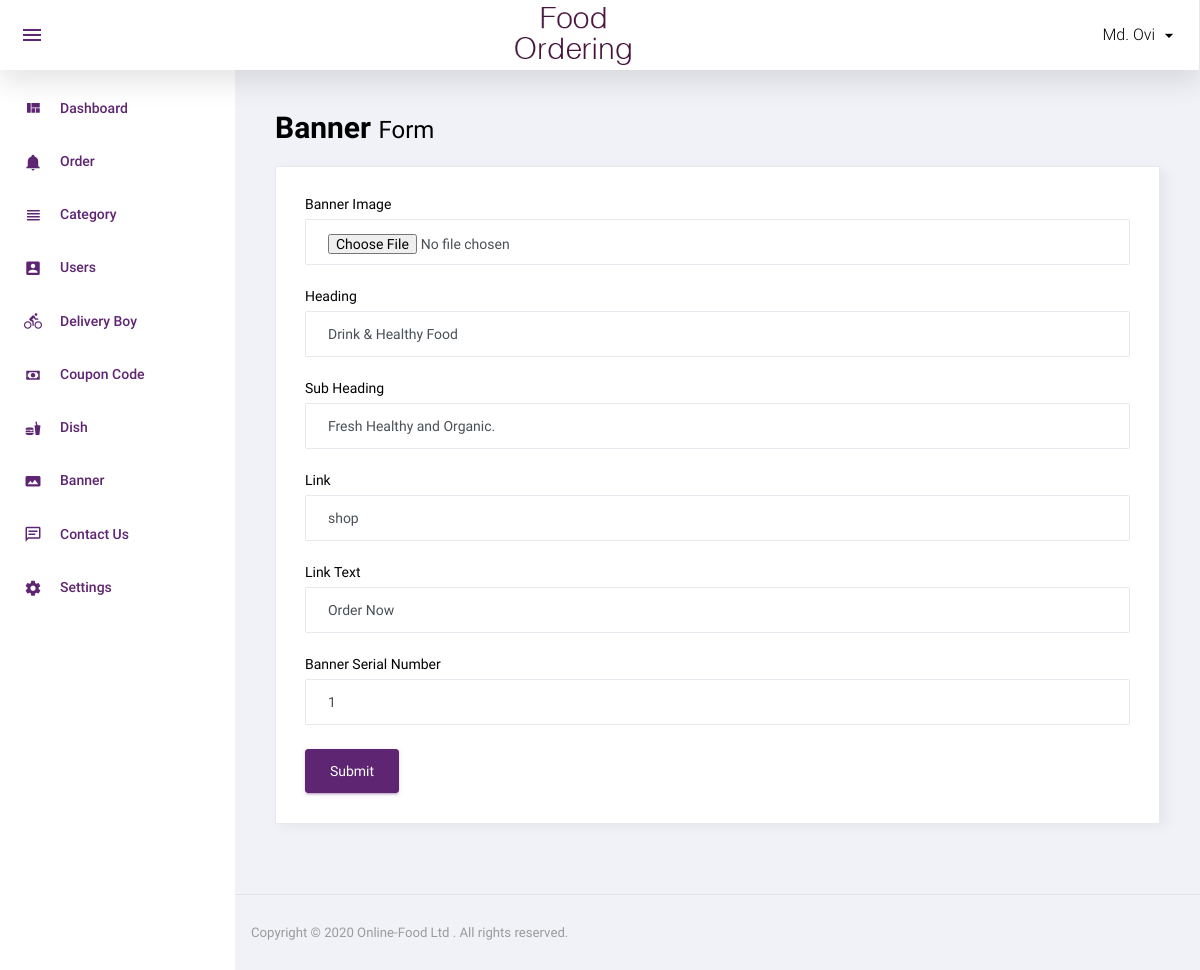
Page /admin/add_banner.php?id=3 (signed in) on the committed database.
### tables this page shows
CREATE TABLE `banner` (
  `id` int(11) NOT NULL,
  `image` varchar(100) NOT NULL,
  `heading` varchar(500) NOT NULL,
  `sub_heading` varchar(500) NOT NULL,
  `link` varchar(100) NOT NULL,
  `link_text` varchar(100) NOT NULL,
  `banner_serial_number` int(11) NOT NULL,
  `status` int(11) NOT NULL,
  `added_on` datetime NOT NULL
);

### function.inc.php (called while the page is built, shortened)
<?php
    function get_safe_value($con, $val){
        if($val != ''){
            $val = trim($val);
            return strip_tags(mysqli_real_escape_string($con, $val));
        }
    }
        ?>

### admin/add_banner.php (the view, shortened to what this page needs)
<?php
    include('top.php');
    $heading='';
    $sub_heading='';
    $link='';
    $link_text='';
    $banner_serial_number='';
    $image_required='required';
    if(isset($_GET['id']) && $_GET['id']>0){
        $id = get_safe_value($con,$_GET['id']);
        $row=mysqli_fetch_assoc(mysqli_query($con,"SELECT * FROM banner WHERE id='$id'"));
        $heading=$row['heading'];
        $sub_heading=$row['sub_heading'];
        $link=$row['link'];
        $link_text=$row['link_text'];
        $banner_serial_number=$row['banner_serial_number'];
        $image_required='';
    }
?>
<div class="row">
    <h1 class="grid_title ml10 ml15"><strong>Banner</strong> <small>Form</small></h1>
    <div class="col-12 grid-margin stretch-card">
        <div class="card">
            <div class="card-body">
                <form class="forms-sample" method="post" enctype="multipart/form-data">
                    <div class="form-group">
                        <label for="image">Banner Image</label>
                        <input type="file" class="form-control" name="image" <?php echo $image_required;?>>
                    </div>
                    <div class="form-group">
                        <label for="heading">Heading</label>
                        <input type="text" class="form-control" name="heading" placeholder="Enter Heading" value="<?php echo $heading;?>" required>
                    </div>
                    <div class="form-group">
                        <label for="sub_heading">Sub Heading</label>
                        <input type="text" class="form-control" name="sub_heading" placeholder="Enter Sub Heading" value="<?php echo $sub_heading;?>" required>
                    </div>
                    <div class="form-group">
                        <label for="link">Link</label>
                        <input type="text" class="form-control" name="link" placeholder="Enter Link" value="<?php echo $link;?>" required>
                    </div>
                    <div class="form-group">
                        <label for="link_text">Link Text</label>
                        <input type="text" class="form-control" name="link_text" placeholder="Enter Link Text" value="<?php echo $link_text;?>" required>
                    </div>
                    <div class="form-group">
                        <label for="banner_serial_number">Banner Serial Number</label>
                        <input type="text" class="form-control" name="banner_serial_number" placeholder="Enter Serial Number" value="<?php echo $banner_serial_number;?>" required>
                    </div>
                    <button type="submit" class="btn btn-primary mr-2" name="submit">Submit</button>
                </form>
            </div>
        </div>
    </div>
</div>
<?php include('footer.php'); ?>

### rows in the picture
banner: heading "Drink & Healthy Food", sub_heading "Fresh Healthy and Organic.", link "shop", link_text "Order Now", banner_serial_number "1"

### other values in the picture
$_SESSION['ADMIN_NAME'] "Md. Ovi"
